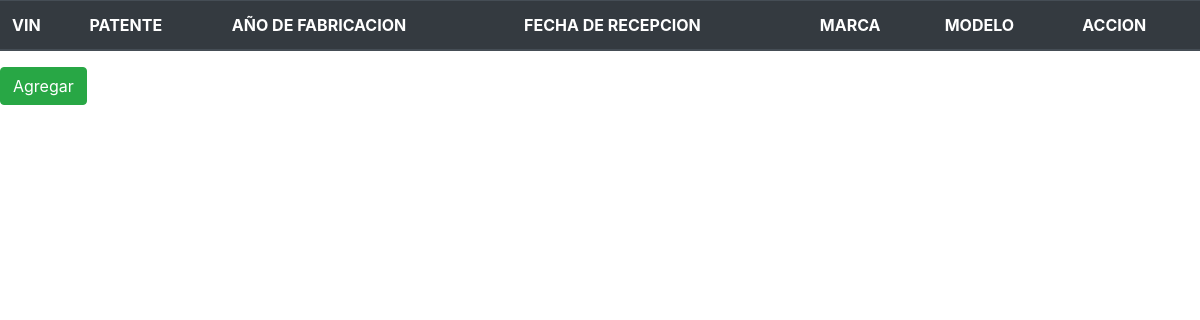
Page /proyecto_prueba3/app_prueba3/templates/app_prueba3/vistaVehiculo.html/ on the earlier database version.
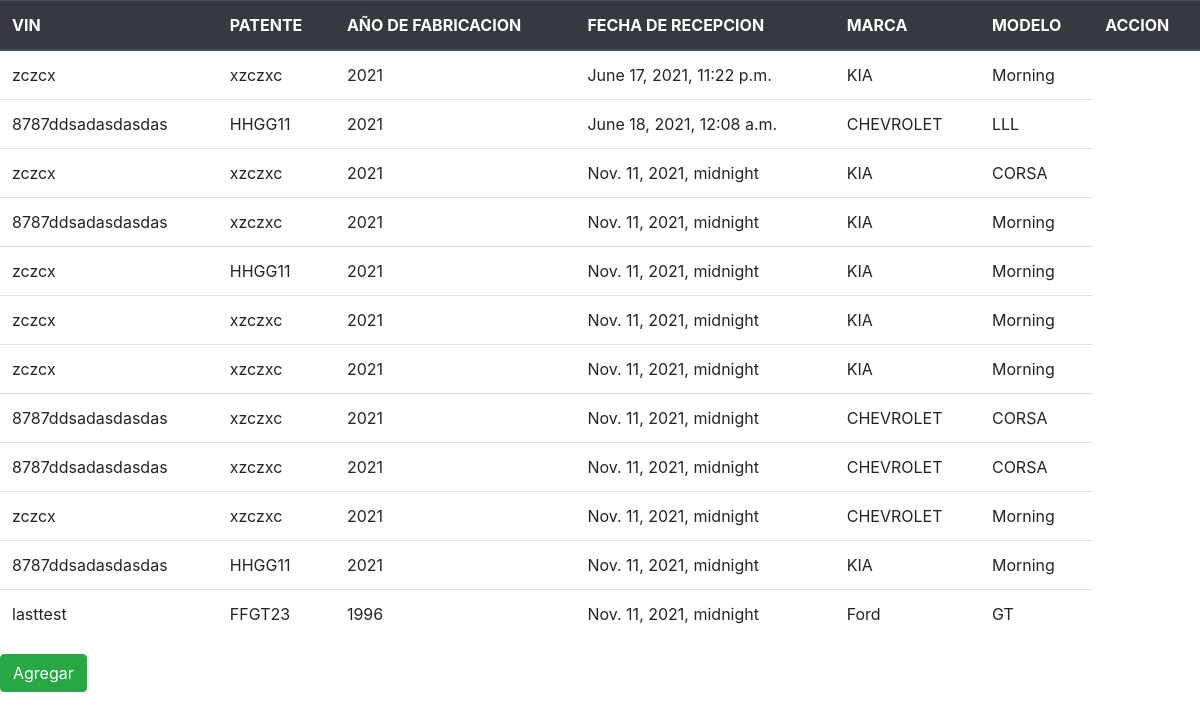
Same page on the later database version.
### app_prueba3/models.py (models this page shows, shortened)
class Vehiculo(models.Model):
    vin = models.CharField(max_length=17, blank=False, null=False)
    patente = models.CharField(max_length=6, blank=False, null=False)
    anio_fabricacion = models.DecimalField(max_digits=4, decimal_places=0, blank=False, null=False)
    fecha_recepcion = models.DateTimeField(blank=True, null=True)
    marca = models.CharField(max_length=20, blank=False, null=False)
    modelo = models.CharField(max_length=20, blank=False, null=False)

### app_prueba3/views.py (the view)
# urls.py: path('proyecto_prueba3/app_prueba3/templates/app_prueba3/vistaVehiculo.html/', views.vistaVehiculo),
def vistaVehiculo(request):
    vehiculos = Vehiculo.objects.all()
    return render(request, 'app_prueba3/vistaVehiculo.html', {'vehiculos': vehiculos})

### app_prueba3/templates/app_prueba3/vistaVehiculo.html (shortened to what this page needs)
<!DOCTYPE html>
<html lang="en">
  <head>
    <link
      rel="stylesheet"
      href="https://cdn.jsdelivr.net/npm/bootstrap@4.6.0/dist/css/bootstrap.min.css"
    />
  </head>
  <body>
    <table class="table">
      <thead class="thead-dark">
        <tr>
          <th scope="col">VIN</th>
          <th scope="col">PATENTE</th>
          <th scope="col">AÑO DE FABRICACION</th>
          <th scope="col">FECHA DE RECEPCION</th>
          <th scope="col">MARCA</th>
          <th scope="col">MODELO</th>
          <th scope="col">ACCION</th>
        </tr>
      </thead>
      <tbody>
        {% for vehiculo in vehiculos %}
        <tr>
          <td>{{vehiculo.vin}}</td>
          <td>{{vehiculo.patente}}</td>
          <td>{{vehiculo.anio_fabricacion}}</td>
          <td>{{vehiculo.fecha_recepcion}}</td>
          <td>{{vehiculo.marca}}</td>
          <td>{{vehiculo.modelo}}</td>
        </tr>
        {% endfor %}
      </tbody>
    </table>
    <a href="/proyecto_prueba3/app_prueba3/templates/app_prueba3/nuevoVehiculo.html" target="_blank">
      <button type="button" class="btn btn-success mr-sm-2">Agregar</button>
    </a>
  </body>
</html>

Differences in the rows shown:
added Vehiculo: vin "zczcx", patente "xzczxc", anio_fabricacion "2021", fecha_recepcion "June 17, 2021, 11:22 p.m.", marca "KIA", modelo "Morning"
added Vehiculo: vin "8787ddsadasdasdas", patente "HHGG11", anio_fabricacion "2021", fecha_recepcion "June 18, 2021, 12:08 a.m.", marca "CHEVROLET", modelo "LLL"
added Vehiculo: vin "zczcx", patente "xzczxc", anio_fabricacion "2021", fecha_recepcion "Nov. 11, 2021, midnight", marca "KIA", modelo "CORSA"
added Vehiculo: vin "8787ddsadasdasdas", patente "xzczxc", anio_fabricacion "2021", fecha_recepcion "Nov. 11, 2021, midnight", marca "KIA", modelo "Morning"
added Vehiculo: vin "zczcx", patente "HHGG11", anio_fabricacion "2021", fecha_recepcion "Nov. 11, 2021, midnight", marca "KIA", modelo "Morning"
added Vehiculo: vin "zczcx", patente "xzczxc", anio_fabricacion "2021", fecha_recepcion "Nov. 11, 2021, midnight", marca "KIA", modelo "Morning"
added Vehiculo: vin "zczcx", patente "xzczxc", anio_fabricacion "2021", fecha_recepcion "Nov. 11, 2021, midnight", marca "KIA", modelo "Morning"
added Vehiculo: vin "8787ddsadasdasdas", patente "xzczxc", anio_fabricacion "2021", fecha_recepcion "Nov. 11, 2021, midnight", marca "CHEVROLET", modelo "CORSA"
added Vehiculo: vin "8787ddsadasdasdas", patente "xzczxc", anio_fabricacion "2021", fecha_recepcion "Nov. 11, 2021, midnight", marca "CHEVROLET", modelo "CORSA"
added Vehiculo: vin "zczcx", patente "xzczxc", anio_fabricacion "2021", fecha_recepcion "Nov. 11, 2021, midnight", marca "CHEVROLET", modelo "Morning"
added Vehiculo: vin "8787ddsadasdasdas", patente "HHGG11", anio_fabricacion "2021", fecha_recepcion "Nov. 11, 2021, midnight", marca "KIA", modelo "Morning"
added Vehiculo: vin "lasttest", patente "FFGT23", anio_fabricacion "1996", fecha_recepcion "Nov. 11, 2021, midnight", marca "Ford", modelo "GT"
